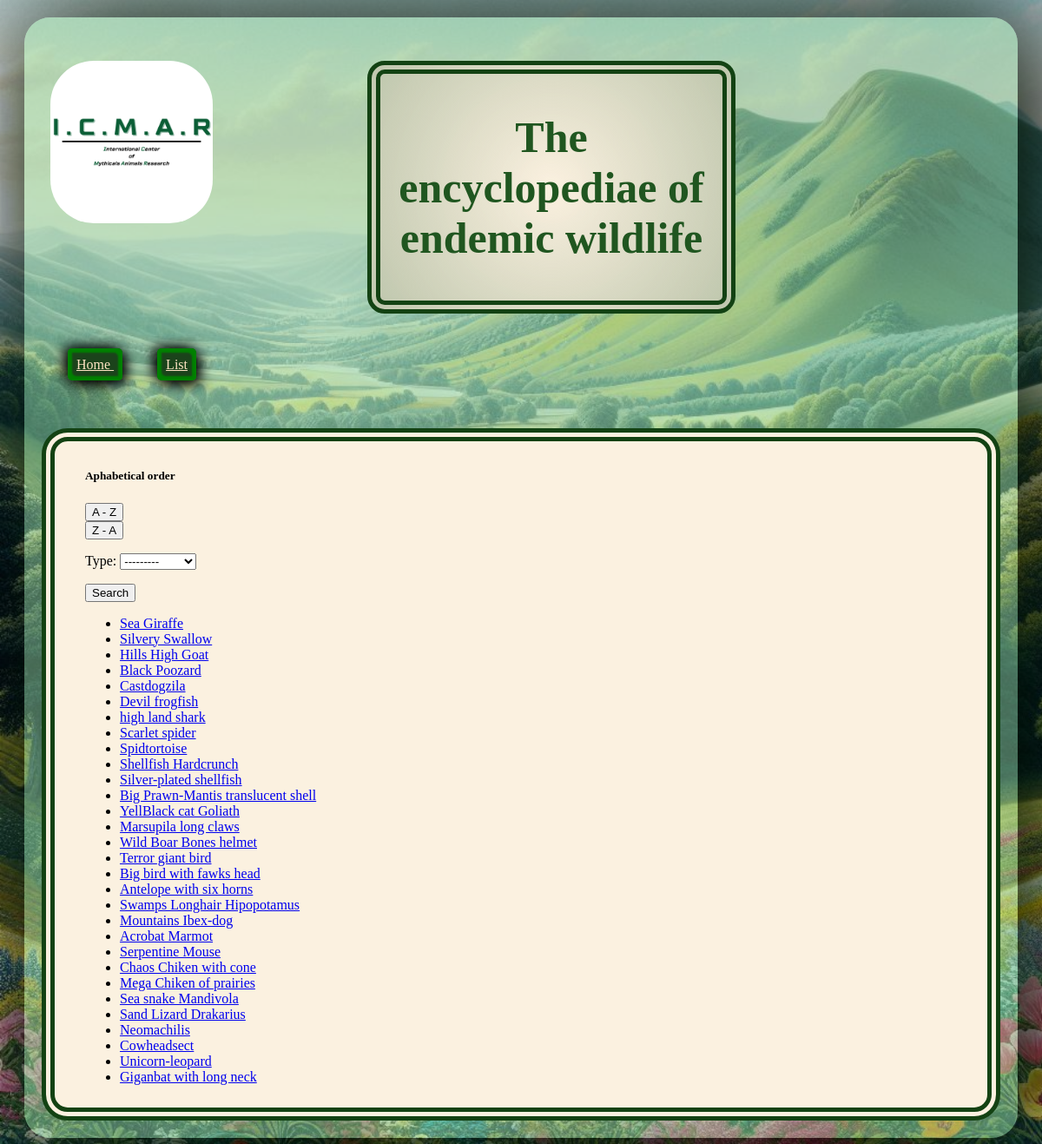
/mons/list/, run on the app's committed database.
### MonstersDataBase/models.py (models this page shows, shortened)
class monsters(models.Model):
    Species = {
        "Mammal": "Mammal",
        "Bird": "Bird",
        "Reptilia": "Reptilia",
        "Fish": "Fish",
        "Arthropoda": "Arthropoda",
    }
    monsName = models.CharField(max_length=200)
    monsScientificName = models.CharField(max_length=200)
    Type = models.CharField(max_length=20, choices=Species)
    monsHigh = models.CharField(max_length=200)
    monsLength = models.CharField(max_length=200)
    monsDiet = models.CharField(max_length=200)
    monsBiome = models.CharField(max_length=200)
    monsSocialBehaviour = models.CharField(max_length=200)

### MonstersDataBase/views.py (the view)
# urls.py: path('list/', views.search),
def search(request):
    Mons_Filter = UserFilter(request.GET, queryset= monsters.objects.all().values())
    template = loader.get_template('MonstersList.html')
    context = {
        'filter': Mons_Filter,
        }
    return HttpResponse(template.render(context, request))

### MonstersDataBase/templates/MonstersList.html (shortened to what this page needs)
{% extends "master_Page.html" %}
{%block content %}
        <div ClassName="navSort">
            <div id="AlpaSort">
                <h5>Aphabetical order</h5>
                <button class="btn btn-primary">A - Z</button><br>
                <button class="btn btn-primary">Z - A</button>
            </div>
            <div>
                <form method="get">
                    {{ filter.form.as_p }}
                    <button type="submit">Search</button>
               </form>
            </div>
        <ul>
            {% for mons in filter.qs %}
            <li><a href="details/{{ mons.id }}"> {{ mons.monsName }}</a></li>
            {% endfor %}
          </ul>
{% endblock %}

### MonstersDataBase/static/front.css (style rules this page uses)
.home { background-image: url("landscape.jpg"); background-repeat: no-repeat; background-size: cover; gap: 10px 10px; }

### data on the page
monsters: monsName "Sea Giraffe"
monsters: monsName "Silvery Swallow"
monsters: monsName "Hills High Goat"
monsters: monsName "Black Poozard"
monsters: monsName "Castdogzila"
monsters: monsName "Devil frogfish"
monsters: monsName "high land shark"
monsters: monsName "Scarlet spider"
monsters: monsName "Spidtortoise"
monsters: monsName "Shellfish Hardcrunch"
monsters: monsName "Silver-plated shellfish"
monsters: monsName "Big Prawn-Mantis translucent shell"
monsters: monsName "YellBlack cat Goliath"
monsters: monsName "Marsupila long claws"
monsters: monsName "Wild Boar Bones helmet"
monsters: monsName "Terror giant bird"
monsters: monsName "Big bird with fawks head"
monsters: monsName "Antelope with six horns"
monsters: monsName "Swamps Longhair Hipopotamus"
monsters: monsName "Mountains Ibex-dog"
monsters: monsName "Acrobat Marmot"
monsters: monsName "Serpentine Mouse"
monsters: monsName "Chaos Chiken with cone"
monsters: monsName "Mega Chiken of prairies"
monsters: monsName "Sea snake Mandivola"
monsters: monsName "Sand Lizard Drakarius"
monsters: monsName "Neomachilis"
monsters: monsName "Cowheadsect"
monsters: monsName "Unicorn-leopard"
monsters: monsName "Giganbat with long neck"
